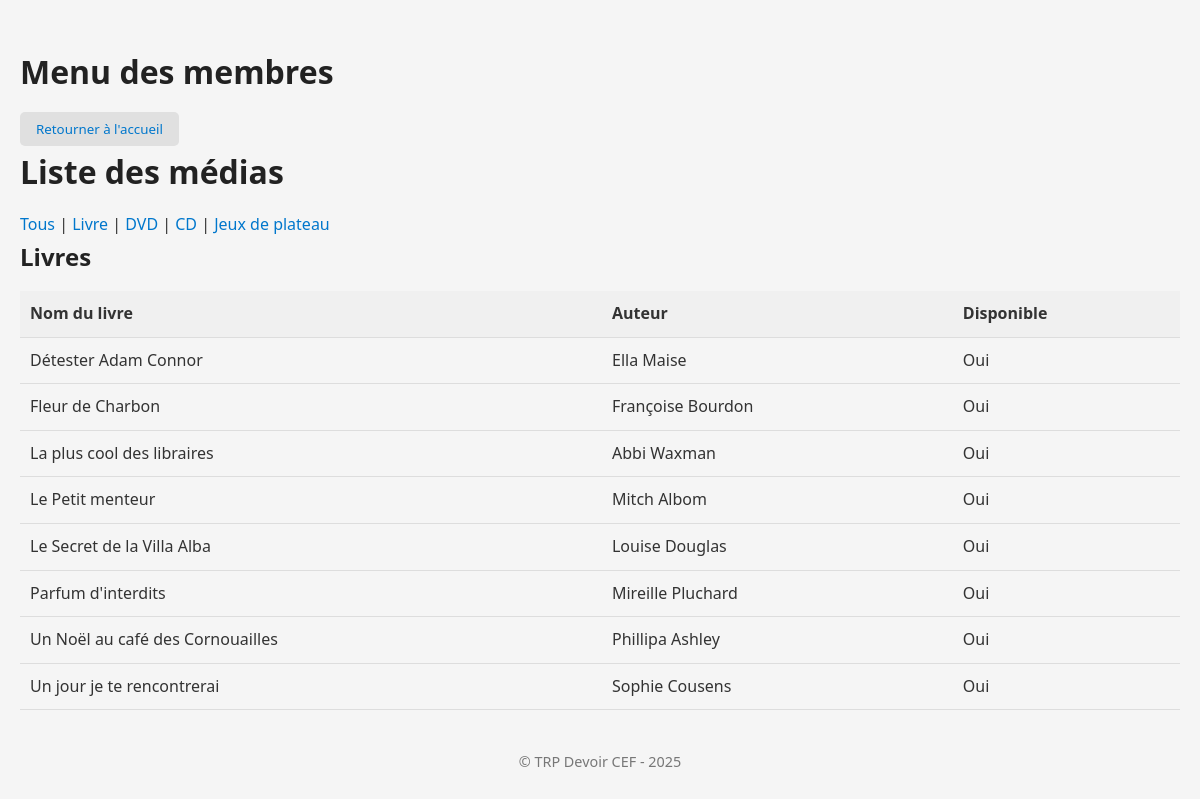
Page /membre/membres/?type=livre on the committed database.
### bibliothecaire/models.py (models this page shows, shortened)
class Media(models.Model):
    titre = models.CharField(max_length=100)
    disponible = models.BooleanField(default=True)
    date_emprunt = models.DateField(null=True, blank=True ) # Date d'emprunt (null si non emprunté)
    emprunteur = models.ForeignKey('Emprunteur', on_delete=models.SET_NULL, null=True, blank=True) # Emprunteur actuel
    class Meta:
        abstract = True

class Livre(Media):
        auteur = models.CharField(max_length=100)

### membre/views.py (the view)
# urls.py: path('membres/', liste_media_membres, name='liste_media_membre'),
def liste_media_membres(request):
    media_type = request.GET.get('type', 'tous')
    livres = Livre.objects.all().order_by('titre') if media_type in ['tous', 'livre'] else []
    dvds = DVD.objects.all().order_by('titre') if media_type in ['tous', 'dvd'] else []
    cds = CD.objects.all().order_by('titre') if media_type in ['tous', 'cd'] else []
    jeux = JeuDePlateau.objects.all().order_by('titre') if media_type in ['tous', 'jeu'] else []
    types = [
        {'type': 'tous', 'label': 'Tous'},
        {'type': 'livre', 'label': 'Livre'},
        {'type': 'dvd', 'label': 'DVD'},
        {'type': 'cd', 'label': 'CD'},
        {'type': 'jeu', 'label': 'Jeux de plateau'},
    ]
    return render(request, 'liste_media_membre.html', {
        'livres': livres,
        'dvds': dvds,
        'cds': cds,
        'jeux': jeux,
        'selected_type': media_type,
        'types': types,
    })

### membre/templates/liste_media_membre.html (shortened to what this page needs)
{% extends "base_membre.html" %}
{% block content %}
<h1>Liste des médias</h1>
<nav>
    {% for t in types %}
        <a href="?type={{ t.type }}" class="{% if selected_type == t.type %}selected{% endif %}">{{ t.label }}</a>{% if not forloop.last %} | {% endif %}
    {% endfor %}
</nav>
{% if livres %}
<h2>Livres</h2>
<table>
    <tr>
        <th>Nom du livre</th>
        <th>Auteur</th>
        <th>Disponible</th>
    </tr>
    {% for livre in livres %}
    <tr>
        <td>{{ livre.titre }}</td>
        <td>{{ livre.auteur }}</td>
        <td>{{ livre.disponible|yesno:"Oui,Non" }}</td>
    </tr>
    {% empty %}
    <tr>
        <td colspan="3">Aucun livre trouvé</td>
    </tr>
    {% endfor %}
</table>
{% endif %}
{% endblock %}

### bibliothecaire/static/css/style.css (style rules this page uses)
* { margin: 0; padding: 0; box-sizing: border-box; font-family: 'Segoe UI', Tahoma, Geneva, Verdana, sans-serif; }
body { background-color: #f5f5f5; color: #333; line-height: 1.6; padding: 20px; }
h1, h2, h3 { color: #222; margin-bottom: 15px; }
a { color: #0077cc; text-decoration: none; }
table { width: 100%; border-collapse: collapse; margin-bottom: 20px; }
th, td { padding: 10px; text-align: left; border-bottom: 1px solid #ddd; }
th { background-color: #f0f0f0; }

### rows in the picture
Livre: titre "Détester Adam Connor", auteur "Ella Maise", disponible "Oui"
Livre: titre "Fleur de Charbon", auteur "Françoise Bourdon", disponible "Oui"
Livre: titre "La plus cool des libraires", auteur "Abbi Waxman", disponible "Oui"
Livre: titre "Le Petit menteur", auteur "Mitch Albom", disponible "Oui"
Livre: titre "Le Secret de la Villa Alba", auteur "Louise Douglas", disponible "Oui"
Livre: titre "Parfum d'interdits", auteur "Mireille Pluchard", disponible "Oui"
Livre: titre "Un Noël au café des Cornouailles", auteur "Phillipa Ashley", disponible "Oui"
Livre: titre "Un jour je te rencontrerai", auteur "Sophie Cousens", disponible "Oui"

### other values in the picture
{{ t.label }} "Tous" "Livre" "DVD" "CD" "Jeux de plateau"
